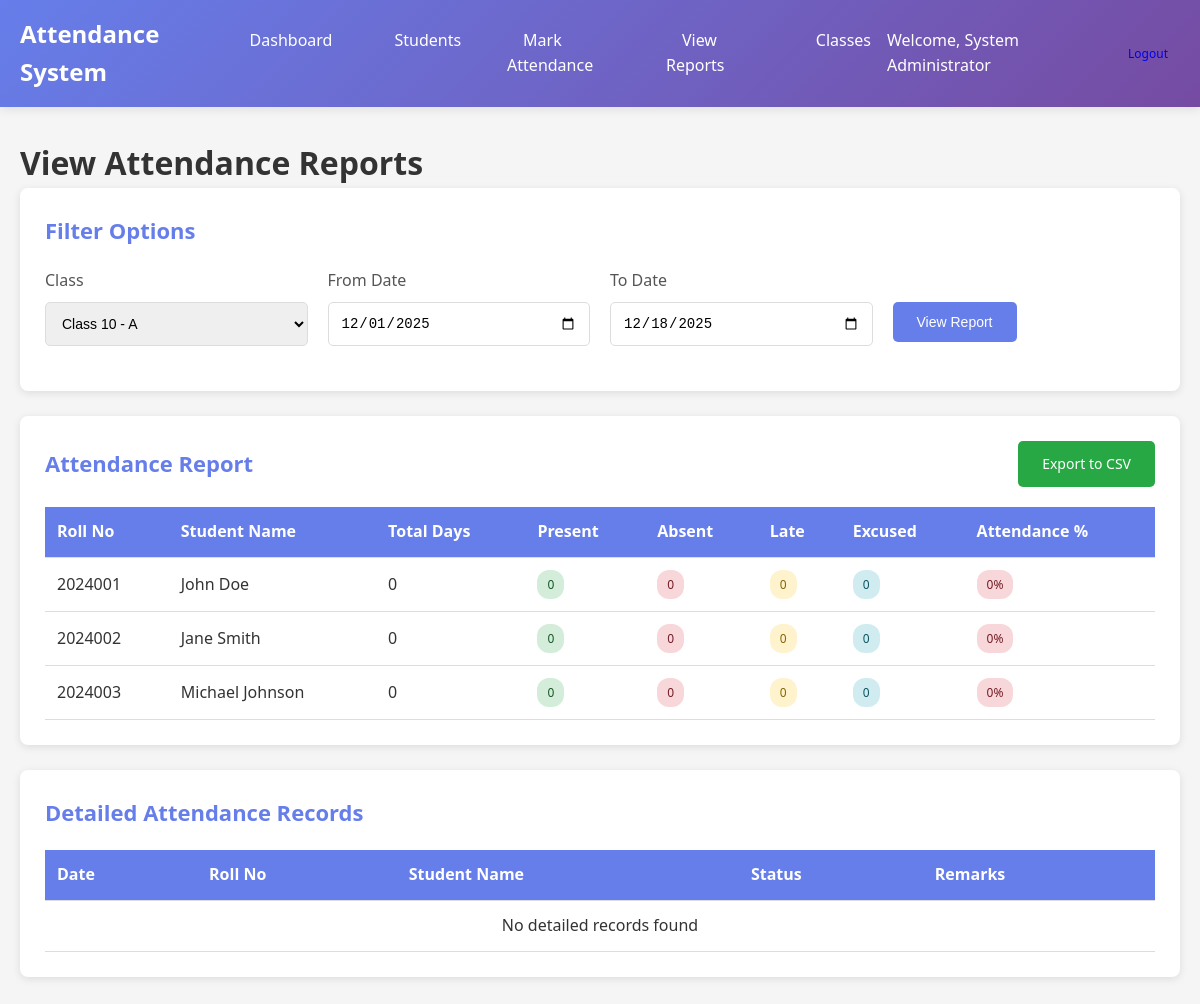
The app's page /view_attendance.php?class_id=1 (signed in) with its own data.
### tables this page shows
CREATE TABLE IF NOT EXISTS students (
    id INT AUTO_INCREMENT PRIMARY KEY,
    roll_number VARCHAR(50) NOT NULL UNIQUE,
    first_name VARCHAR(50) NOT NULL,
    last_name VARCHAR(50) NOT NULL,
    email VARCHAR(100),
    phone VARCHAR(20),
    class_id INT,
    date_of_birth DATE,
    address TEXT,
    status ENUM('active', 'inactive') DEFAULT 'active',
    created_at TIMESTAMP DEFAULT CURRENT_TIMESTAMP,
    FOREIGN KEY (class_id) REFERENCES classes(id) ON DELETE SET NULL
);

### view_attendance.php (the view, shortened to what this page needs)
<?php
require_once 'config.php';
$selected_class = isset($_GET['class_id']) ? (int)$_GET['class_id'] : 0;
$from_date = isset($_GET['from_date']) ? $_GET['from_date'] : date('Y-m-01');
$to_date = isset($_GET['to_date']) ? $_GET['to_date'] : date('Y-m-d');
$classes = mysqli_query($conn, "SELECT * FROM classes ORDER BY class_name, section");
?>
<!DOCTYPE html>
<html lang="en">
<head>
    <link rel="stylesheet" href="css/style.css">
</head>
<body>
    <?php include 'includes/header.php'; ?>
    <div class="container">
        <h1>View Attendance Reports</h1>
        <div class="card">
            <h2>Filter Options</h2>
            <form method="GET" action="">
                <div class="form-row">
                    <div class="form-group">
                        <label for="class_id">Class</label>
                        <select id="class_id" name="class_id" required>
                            <?php while ($class = mysqli_fetch_assoc($classes)): ?>
                                <option value="<?php echo $class['id']; ?>"
                                    <?php echo $selected_class == $class['id'] ? 'selected' : ''; ?>>
                                    <?php echo $class['class_name'] . ' - ' . $class['section']; ?>
                                </option>
                            <?php endwhile; ?>
                        </select>
                    </div>
                    <div class="form-group">
                        <label for="from_date">From Date</label>
                        <input type="date" id="from_date" name="from_date" value="<?php echo $from_date; ?>" required>
                    </div>
                    <div class="form-group">
                        <label for="to_date">To Date</label>
                        <input type="date" id="to_date" name="to_date" value="<?php echo $to_date; ?>" required>
                    </div>
                    <div class="form-group">
                        <label>&nbsp;</label>
                        <button type="submit" class="btn btn-primary">View Report</button>
                    </div>
                </div>
            </form>
        </div>
        <?php if ($selected_class > 0): ?>
            <div class="card">
                <div class="card-header">
                    <h2>Attendance Report</h2>
                    <a href="export_attendance.php?class_id=<?php echo $selected_class; ?>&from_date=<?php echo $from_date; ?>&to_date=<?php echo $to_date; ?>"
                       class="btn btn-success">Export to CSV</a>
                </div>
                <div class="table-container">
                    <table>
                        <thead>
                            <tr>
                                <th>Roll No</th>
                                <th>Student Name</th>
                                <th>Total Days</th>
                                <th>Present</th>
                                <th>Absent</th>
                                <th>Late</th>
                                <th>Excused</th>
                                <th>Attendance %</th>
                            </tr>
                        </thead>
                        <tbody>
                            <?php
                            $query = "SELECT s.id, s.roll_number, s.first_name, s.last_name,
                                      COUNT(a.id) as total_days,
                                      SUM(CASE WHEN a.status = 'present' THEN 1 ELSE 0 END) as present,
                                      SUM(CASE WHEN a.status = 'absent' THEN 1 ELSE 0 END) as absent,
                                      SUM(CASE WHEN a.status = 'late' THEN 1 ELSE 0 END) as late,
                                      SUM(CASE WHEN a.status = 'excused' THEN 1 ELSE 0 END) as excused
                                      FROM students s
                                      LEFT JOIN attendance a ON s.id = a.student_id
                                          AND a.attendance_date BETWEEN '$from_date' AND '$to_date'
                                      WHERE s.class_id = $selected_class AND s.status = 'active'
                                      GROUP BY s.id
                                      ORDER BY s.roll_number";
                            $result = mysqli_query($conn, $query);
                            if (mysqli_num_rows($result) > 0):
                                while ($row = mysqli_fetch_assoc($result)):
                                    $total = $row['total_days'];
                                    $present = $row['present'];
                                    $percentage = $total > 0 ? round(($present / $total) * 100, 2) : 0;
                                    $percentage_class = $percentage >= 75 ? 'badge-success' : ($percentage >= 50 ? 'badge-warning' : 'badge-danger');
                            ?>
                                <tr>
                                    <td><?php echo $row['roll_number']; ?></td>
                                    <td><?php echo $row['first_name'] . ' ' . $row['last_name']; ?></td>
                                    <td><?php echo $total; ?></td>
                                    <td><span class="badge badge-success"><?php echo $present; ?></span></td>
                                    <td><span class="badge badge-danger"><?php echo $row['absent']; ?></span></td>
                                    <td><span class="badge badge-warning"><?php echo $row['late']; ?></span></td>
                                    <td><span class="badge badge-info"><?php echo $row['excused']; ?></span></td>
                                    <td><span class="badge <?php echo $percentage_class; ?>"><?php echo $percentage; ?>%</span></td>
                                </tr>
                            <?php
                                endwhile;
                            else:
                            ?>
                                <tr>
                                    <td colspan="8" style="text-align: center;">No attendance records found</td>
                                </tr>
                            <?php endif; ?>
                        </tbody>
                    </table>
                </div>
            </div>
            <div class="card">
                <h2>Detailed Attendance Records</h2>
                <div class="table-container">
                    <table>
                        <thead>
                            <tr>
                                <th>Date</th>
                                <th>Roll No</th>
                                <th>Student Name</th>
                                <th>Status</th>
                                <th>Remarks</th>
                            </tr>
                        </thead>
                        <tbody>
                            <?php
                            $query = "SELECT a.*, s.roll_number, s.first_name, s.last_name
                                      FROM attendance a
                                      JOIN students s ON a.student_id = s.id
                                      WHERE s.class_id = $selected_class
                                        AND a.attendance_date BETWEEN '$from_date' AND '$to_date'
                                      ORDER BY a.attendance_date DESC, s.roll_number";
                            $result = mysqli_query($conn, $query);
                            if (mysqli_num_rows($result) > 0):
                                while ($row = mysqli_fetch_assoc($result)):
                                    $status_class = '';
                                    switch($row['status']) {
                                        case 'present': $status_class = 'badge-success'; break;
                                        case 'absent': $status_class = 'badge-danger'; break;
                                        case 'late': $status_class = 'badge-warning'; break;
                                        case 'excused': $status_class = 'badge-info'; break;
                                    }
                            ?>
                                <tr>
                                    <td><?php echo date('M d, Y', strtotime($row['attendance_date'])); ?></td>
                                    <td><?php echo $row['roll_number']; ?></td>
                                    <td><?php echo $row['first_name'] . ' ' . $row['last_name']; ?></td>
                                    <td><span class="badge <?php echo $status_class; ?>"><?php echo ucfirst($row['status']); ?></span></td>
                                    <td><?php echo $row['remarks']; ?></td>
                                </tr>
                            <?php
                                endwhile;
                            else:
                            ?>
                                <tr>
                                    <td colspan="5" style="text-align: center;">No detailed records found</td>
                                </tr>
                            <?php endif; ?>
                        </tbody>
                    </table>
                </div>
            </div>
        <?php endif; ?>
    </div>
</body>
</html>

### css/style.css (style rules this page uses)
* { margin: 0; padding: 0; box-sizing: border-box; }
body { font-family: 'Segoe UI', Tahoma, Geneva, Verdana, sans-serif; background: #f5f5f5; color: #333; line-height: 1.6; }
.container { max-width: 1200px; margin: 30px auto; padding: 0 20px; }
.card { background: white; border-radius: 8px; padding: 25px; margin-bottom: 25px; box-shadow: 0 2px 8px rgba(0, 0, 0, 0.1); }
.card h2 { color: #667eea; margin-bottom: 20px; font-size: 22px; }
.card-header { display: flex; justify-content: space-between; align-items: center; margin-bottom: 20px; }
.card-header h2 { margin-bottom: 0; }
.form-group { margin-bottom: 20px; }
.form-group label { display: block; margin-bottom: 8px; font-weight: 500; color: #555; }
.form-group input, .form-group select, .form-group textarea { width: 100%; padding: 12px; border: 1px solid #ddd; border-radius: 5px; font-size: 14px; transition: border-color 0.3s; }
.form-row { display: grid; grid-template-columns: repeat(auto-fit, minmax(200px, 1fr)); gap: 20px; }
.btn { padding: 12px 24px; border: none; border-radius: 5px; font-size: 14px; font-weight: 500; cursor: pointer; text-decoration: none; display: inline-block; transition: all 0.3s; }
.btn-primary { background: #667eea; color: white; }
.btn-success { background: #28a745; color: white; }
.table-container { overflow-x: auto; }
table { width: 100%; border-collapse: collapse; background: white; }
table thead { background: #667eea; color: white; }
table th, table td { padding: 12px; text-align: left; border-bottom: 1px solid #ddd; }
table th { font-weight: 600; }
.badge { display: inline-block; padding: 5px 10px; border-radius: 12px; font-size: 12px; font-weight: 500; }
.badge-success { background: #d4edda; color: #155724; }
.badge-danger { background: #f8d7da; color: #721c24; }
.badge-warning { background: #fff3cd; color: #856404; }
.badge-info { background: #d1ecf1; color: #0c5460; }

### records on screen
students: roll_number "2024001", first_name "John", last_name "Doe", total "0", present "0", absent "0", late "0", excused "0", percentage "0"
students: roll_number "2024002", first_name "Jane", last_name "Smith", total "0", present "0", absent "0", late "0", excused "0", percentage "0"
students: roll_number "2024003", first_name "Michael", last_name "Johnson", total "0", present "0", absent "0", late "0", excused "0", percentage "0"

### other values on screen
$_SESSION['full_name'] "System Administrator"
form field class_id "Class 10 - A"
